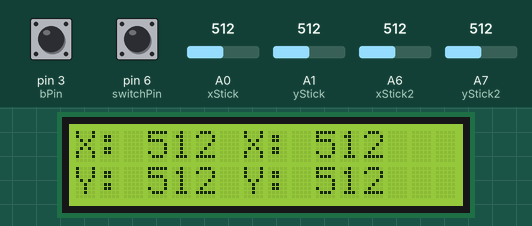
Simulated run of this sketch. Board: Arduino Nano, built with avr-gcc and run on an emulated ATmega328P. On the bench: 16×2 character LCD. The test bench sets the inputs (shaded band); at power-on: A0 (xStick) = 512, A1 (yStick) = 512, A6 (xStick2) = 512, A7 (yStick2) = 512, pin 3 (bPin) HIGH, pin 6 (switchPin) HIGH. What the sketch prints to the serial monitor is not drawn.

Above: at 1.2 s.
1.3 s: A0 (xStick) set to 716
At 2.5 s:
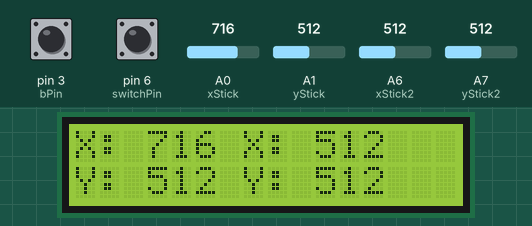
2.8 s: A1 (yStick) set to 30
At 3.5 s:
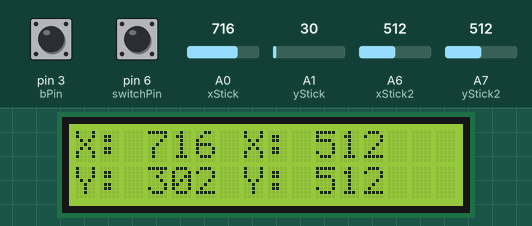
4.3 s: A6 (xStick2) set to 716
At 5.5 s:
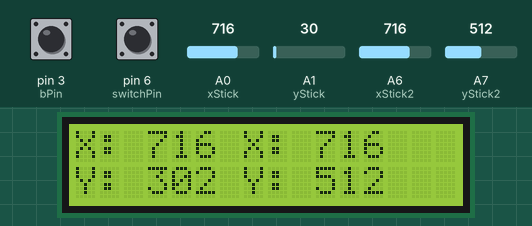
5.8 s: A7 (yStick2) set to 716
At 6.3 s:
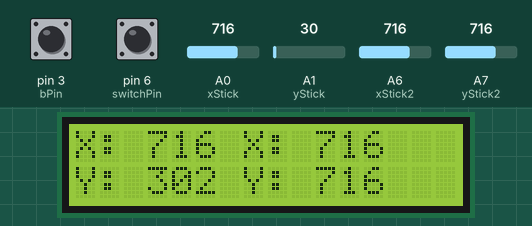
7.3 s: A0 (xStick) set to 107
At 8.4 s:
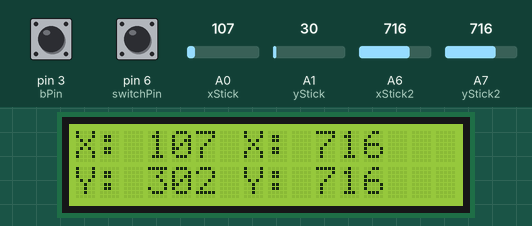
8.8 s: A0 (xStick) set to 93
At 9.2 s:
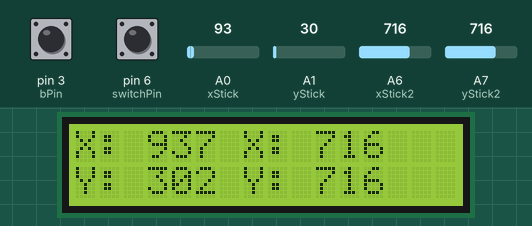
Timing chart, 0 to 11.3 s (numbered marks = the images above; inputs shaded):
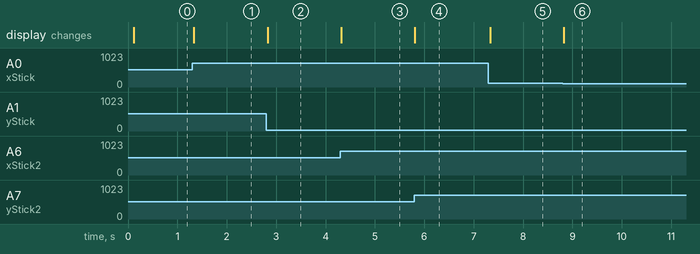

Measured:
- after the input at 1.3 s, the display: changes at once (image 1)
- after the input at 2.8 s, the display: changes at once (image 2)
- after the input at 4.3 s, the display: changes at once (image 3)
- after the input at 5.8 s, the display: changes at once (image 4)
- after the input at 7.3 s, the display: changes at once (image 5)
- after the input at 8.8 s, the display: changes at once (image 6)

The sketch:

ChuotJoystick.ino
```cpp
// MAX 960
#include <LiquidCrystal_I2C.h>
#include <Wire.h>
LiquidCrystal_I2C lcd(0x27,16,2);

const int xStick = A0;
const int yStick = A1;
const int xStick2 = A6;
const int yStick2 = A7;
const int bPin = 3;
const int switchPin = 6;
float xo = 0;
float yo = 0;

int a;
void setup() {
  Serial.print("ANC_102");
  pinMode(bPin, INPUT_PULLUP);
  pinMode(switchPin, INPUT_PULLUP);
  Serial.begin(74880);
  lcd.init();
  lcd.backlight();
  lcd.setCursor(0,1);
  lcd.print("LOADING...");
  delay(5);
  lcd.clear();
}
void loop() {
  lcd.setCursor(6,0);
  lcd.print(" ");
  lcd.setCursor(6,1);
  lcd.print(" ");
  lcd.setCursor(13,0);
  lcd.print(" ");
  lcd.setCursor(13,1);
  lcd.print(" ");
  lcd.setCursor(0,0);
  lcd.print("X:");
  lcd.setCursor(3,0);
  lcd.print(analogRead(xStick));
  lcd.setCursor(0,1);
  lcd.print("Y:");
  lcd.setCursor(3,1);
  lcd.print(analogRead(yStick));
  a = map(analogRead(yStick), 0, 1023, 0, 180);
  xo = analogRead(xStick) / 10;
  yo = analogRead(yStick) / 10;
  xo = xo - 49.3;
  yo = yo - 48.4;
  lcd.setCursor(7,0);
  lcd.print("X:");
  lcd.setCursor(10,0);
  lcd.print(analogRead(xStick2));
  lcd.setCursor(7,1);
  lcd.print("Y:");
  lcd.setCursor(10,1);
  lcd.print(analogRead(yStick2));
  Serial.print(analogRead(xStick));
  Serial.print(" ");
  Serial.print(analogRead(yStick));
  Serial.print(" ");
  if (digitalRead(bPin) == LOW) {
    Serial.print(123);
  }
  else {
    Serial.print(456);
  }
  Serial.print(" ");
  Serial.print(analogRead(xStick2));
  Serial.print(" ");
  Serial.print(analogRead(yStick2));
  Serial.print(" ");
  if (digitalRead(switchPin) == LOW) {
    Serial.println(123);
  }
  else {
    Serial.println(456);
  }
}
```
